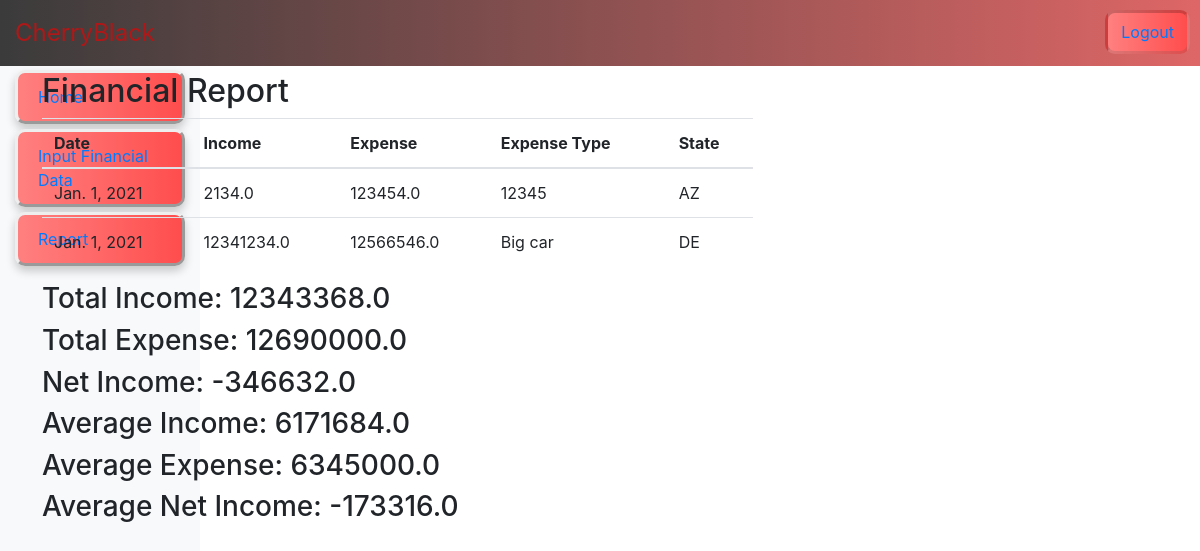
The app's page /report/ (signed in), older data.
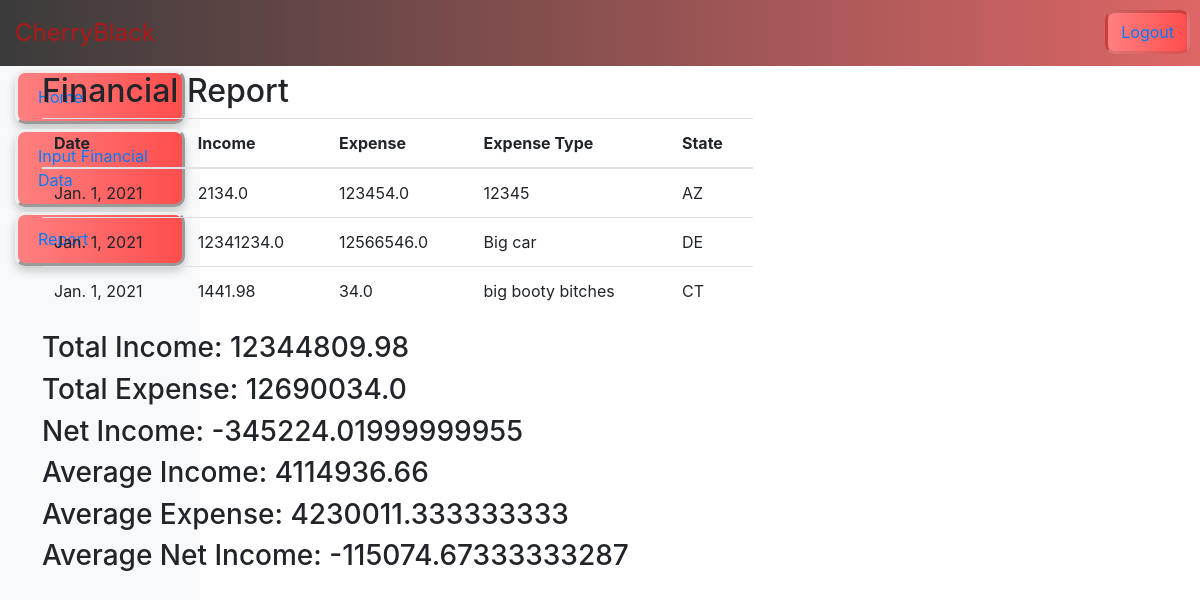
The same page, newer data.
### chryblk/models.py (models this page shows)
class FinancialData(models.Model):
    date = models.DateField()
    income = models.FloatField()
    expense = models.FloatField()
    expense_type = models.CharField(max_length=20)
    state = models.CharField(max_length=2)
    user = models.ForeignKey(settings.AUTH_USER_MODEL, on_delete=models.CASCADE)

### chryblk/views.py (the view)
# urls.py: path('report/', views.report, name='report'),
@login_required
def report(request):
    financial_data = FinancialData.objects.filter(user=request.user)
    total_income = 0
    total_expense = 0
    for data in financial_data:
        total_income += data.income
        total_expense += data.expense
    net_income = total_income - total_expense
    average_income = total_income / len(financial_data)
    average_expense = total_expense / len(financial_data)
    average_net_income = average_income - average_expense
    return render(request, 'report.html', {
        'financial_data': financial_data,
        'total_income': total_income,
        'total_expense': total_expense,
        'net_income': net_income,
        'average_income': average_income,
        'average_expense': average_expense,
        'average_net_income': average_net_income,
    })

### chryblk/templates/report.html
{% extends "base_generic.html" %}
{% block content %}
<h2>Financial Report</h2>
<table class="table">
    <thead>
        <tr>
            <th>Date</th>
            <th>Income</th>
            <th>Expense</th>
            <th>Expense Type</th>
            <th>State</th>
        </tr>
    </thead>
    <tbody>
        {% for data in financial_data %}
        <tr>
            <td>{{ data.date }}</td>
            <td>{{ data.income }}</td>
            <td>{{ data.expense }}</td>
            <td>{{ data.expense_type }}</td>
            <td>{{ data.state }}</td>
        </tr>
        {% endfor %}
    </tbody>
</table>
<h3>Total Income: {{ total_income }}</h3>
<h3>Total Expense: {{ total_expense }}</h3>
<h3>Net Income: {{ net_income }}</h3>
<h3>Average Income: {{ average_income }}</h3>
<h3>Average Expense: {{ average_expense }}</h3>
<h3>Average Net Income: {{ average_net_income }}</h3>
{% endblock %}

Row changes from the older to the newer data that the page shows:
added FinancialData: date "Jan. 1, 2021", income "1441.98", expense "34.0", expense_type "big booty bitches", state "CT"
Text that changed along with them:
{{ total_income }}: "12343368.0" → "12344809.98"
{{ total_expense }}: "12690000.0" → "12690034.0"
{{ net_income }}: "-346632.0" → "-345224.01999999955"
{{ average_income }}: "6171684.0" → "4114936.66"
{{ average_expense }}: "6345000.0" → "4230011.333333333"
{{ average_net_income }}: "-173316.0" → "-115074.67333333287"
